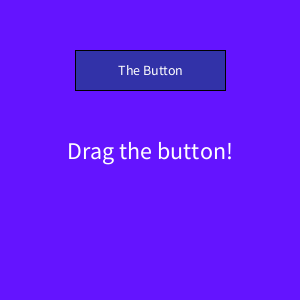
Frame 1 (no input)
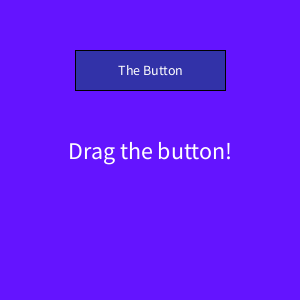
Frame 60 (the mouse pressed at the canvas centre just before this capture)
Frame 120 (the mouse held since frame 60 and released just before this capture): identical to frame 60, image omitted

The Processing sketch that drew these frames (run headless with seeded random() and noise(); from frame 60 on, the mouse is pressed at the canvas centre):

// Processing sketch: KTGUI_Button_Processing_Example
// ── KTGUI_Button_Processing_Example.pde
import java.util.*;

KTGUI ktgui;
Button btn;

/**********************************************************************************************************************
 *
 *********************************************************************************************************************/
void setup() {
  size(300, 300);

  // instance of the KTGUI class
  ktgui = new KTGUI(this);

  // instance of the KTGUI 'Button' component
  btn = ktgui.createButton(width/2 - 75, 50, 150, 40);
  btn.setTitle("The Button");
  btn.addEventAdapters(new KTGUIEventAdapter() {
    // we can override only those callback methods which we really need
    public void onMousePressed() {
      println("MousePressedEvent message from Callback!");
      btn.setTitle(btn.isPressed ? "Pressed" : "The Button");
    }
    // we can override only those callback methods which we really need
    public void onMouseReleased() {
      println("MouseReleasedEvent message from Callback!");
      btn.setTitle(btn.isPressed ? "The Button" : "Released");
    }
    // we can override only those callback methods which we really need
    public void onMouseMoved() {
      println("MouseMovedEvent message from Callback!");
      btn.setTitle(btn.isHovered ? "Hovered" : "The Button");
    }
    // we can override only those callback methods which we really need
    public void onMouseDragged() {
      println("MouseDraggedEvent message from Callback!");
      if (btn.isPressed) {
        btn.setTitle("Dragged");
        btn.posx += mouseX - pmouseX;
        btn.posy += mouseY - pmouseY;
      } else{
        btn.setTitle("The Button");
      }
    }
  }
  );
}

// no more need to include the draw() methods of each KTGUI components here
void draw() {
  background(100, 20, 255);
  pushStyle();
  textAlign(CENTER, CENTER);
  textSize(24);
  text("Drag the button!", width/2, height/2);
  popStyle();
}

/**********************************************************************************************************************
 * This abstract class should be extended by the KTGUI components (controllers)
 *********************************************************************************************************************/
abstract class KTGUIEventAdapter {
  void onMousePressed() {
  }
  void onMouseReleased() {
  }
  void onMouseMoved() {
  }
  void onMouseDragged() {
  }
  void onKeyReleased() {
  }
  void onKeyPressed() {
  }
}

/**********************************************************************************************************************
 * This class automatically receives events from PApplet when they happen.
 * Every KTGUI component (controller) should extend this class in order to be able to receive the mouse and keyboard 
 * events.
 * One should override only the 'needed' event methods. This allows to save time and decrease the amount of code.
 * One should always overridde the 'draw' method.
 *********************************************************************************************************************/
public abstract class Controller {
  public void draw() {
  }
  public void processMouseMoved() {
  }
  public void processMousePressed() {
  }
  public void processMouseReleased() {
  }
  public void processMouseDragged() {
  }
  public void processKeyPressed() {
  }
  public void processKeyReleased() {
  }
}


/**********************************************************************************************************************
 * This is an example of the KTGUI component (controller).
 * This class extends the 'Controller' class.
 * This class overrides only the 'mouse-related' methods of the 'Controller' class.
 * The object of this class can be 'Pressed', 'Hovered', 'Released' and 'Dragged'.
 *********************************************************************************************************************/
class Button extends Controller {
  String title;
  int posx, posy;
  int width, height;
  boolean isPressed, isHovered;
  
  ArrayList<KTGUIEventAdapter> adapters;

  Button(int posx, int posy, int width, int height) {
    this.posx = posx;
    this.posy = posy;
    this.width = width;
    this.height = height;
    title = "Button";
    adapters = new ArrayList<KTGUIEventAdapter>();
  }

  void addEventAdapters(KTGUIEventAdapter adapter) {
    adapters.add(adapter);
  }

  void setTitle(String title) {
    this.title = title;
  }

  void draw() {
    pushMatrix();
    translate(posx, posy);
    pushStyle();
    rectMode(CORNER);
    if (isHovered) {
      fill(KTGUI.COLOR_HOVERED);
    } else if (isPressed) {
      fill(KTGUI.COLOR_PRESSED);
    } else {
      fill(KTGUI.COLOR_PASSIVE);
    }
    rect(0, 0, this.width, this.height);
    fill(255);
    textAlign(CENTER, CENTER);
    textSize(14);
    text(title, this.width/2, this.height/2);
    popStyle();
    popMatrix();
  }

  // process mouseMoved event received from PApplet
  public void processMouseMoved() {
    isHovered = isPointInside(mouseX, mouseY) ? true : false;
    for (KTGUIEventAdapter adapter : adapters) {
      adapter.onMouseMoved();
    }
  }

  // process mousePressed event received from PApplet
  public void processMousePressed() {
    isPressed = isHovered;
    for (KTGUIEventAdapter adapter : adapters) {
      adapter.onMousePressed();
    }
  }

  // process mouseReleased event received from PApplet
  public void processMouseReleased() {
    isPressed = false;
    for (KTGUIEventAdapter adapter : adapters) {
      adapter.onMouseReleased();
    }
  }

  // process mouseDragged event received from PApplet
  public void processMouseDragged() {
    for (KTGUIEventAdapter adapter : adapters) {
      adapter.onMouseDragged();
    }
  }

  boolean isPointInside(int x, int y) {
    boolean isInside = false;
    if (x > posx && x < posx + this.width) {
      if (y > posy && y < posy + this.height) {
        isInside = true;
      }
    }
    return isInside;
  }
}

/**********************************************************************************************************************
 * This class is used to 'transfer' the 'draw', 'mouse' and 'keyboard' events from PApplet to KTGUI components 
 * (controllers).
 * The main idea is to eliminate the need of adding the callback methods directly in the Processing's 'mouseXXXXX()' 
 * and 'keyXXXXX()' methods.
 * This class is used also as a factory to create the KTGUI components (controllers). 
 * When this class creates a KTGUI component it also automatically registers this component in components list.
 * When some event is received from PApplet, this class automatically iterates through all the components in the 
 * components list and 'transfers' the events to each component.
 *********************************************************************************************************************/
public class KTGUI {
  PApplet pa;
  List<Controller> controllers;

  final static color COLOR_HOVERED = #3232FF;
  final static color COLOR_PASSIVE = #3232A8;
  final static color COLOR_PRESSED = #32C832;

  //-------------------------------------------------------------------------------------------------------------------
  // The constructor automatically registers the 'draw', 'mouseEvent' and 'keyEvent' of this class in PApplet's EDT 
  // thread.
  //-------------------------------------------------------------------------------------------------------------------
  public KTGUI(PApplet pa) {
    this.pa = pa;
    this.pa.registerMethod("draw", this);
    this.pa.registerMethod("mouseEvent", this);
    this.pa.registerMethod("keyEvent", this);

    controllers = new ArrayList<Controller>();
  }

  //-------------------------------------------------------------------------------------------------------------------
  // Transfer 'draw' event from PApplet to KTGUI components
  //-------------------------------------------------------------------------------------------------------------------
  void draw() {
    for (Controller controller : controllers) {
      controller.draw();
    }
  }

  //-------------------------------------------------------------------------------------------------------------------
  // This is a 'factory' method
  //-------------------------------------------------------------------------------------------------------------------
  Button createButton(int x, int y, int w, int h) {
    Button btn = new Button(x, y, w, h);
    registerController(btn);
    return btn;
  }

  //-------------------------------------------------------------------------------------------------------------------
  // This method is used to automatically register each KTGUI component (controller) created by factory method
  //-------------------------------------------------------------------------------------------------------------------
  void registerController(Controller controller) {
    controllers.add(controller);
    println("Controller:" + controller + " has been registered!");
  }

  //-------------------------------------------------------------------------------------------------------------------
  // This method 'redirects' the incoming mouse events from PApplet to 'transfer' methods 
  //-------------------------------------------------------------------------------------------------------------------
  void mouseEvent(MouseEvent e) {
    switch (e.getAction()) {
    case MouseEvent.PRESS:
      this.mousePressed();
      break;
    case MouseEvent.RELEASE:
      this.mouseReleased();
      break;
    case MouseEvent.DRAG:
      this.mouseDragged();
      break;
    case MouseEvent.MOVE:
      this.mouseMoved();
      break;
    }
  }

  //-------------------------------------------------------------------------------------------------------------------
  // This method 'redirects' the incoming keyboard events from PApplet to 'transfer' methods
  //-------------------------------------------------------------------------------------------------------------------
  void keyEvent(KeyEvent e) {
    switch (e.getAction()) {
    case KeyEvent.PRESS:
      this.keyPressed();
      break;
    case KeyEvent.RELEASE:
      this.keyReleased();
      break;
    }
  }

  //-------------------------------------------------------------------------------------------------------------------
  // This is a 'transfer' method - it 'redirects' the event from PApplet to KTGUI components (controllers)
  //-------------------------------------------------------------------------------------------------------------------
  void mouseDragged() {
    //println("Dragged!");
    for (Controller controller : controllers) {
      controller.processMouseDragged();
    }
  }

  //-------------------------------------------------------------------------------------------------------------------
  // This is a 'transfer' method - it 'redirects' the event from PApplet to KTGUI components (controllers)
  //-------------------------------------------------------------------------------------------------------------------
  void mousePressed() {
    //println("Press at: " + mouseX + " " + mouseY);
    for (Controller controller : controllers) {
      controller.processMousePressed();
    }
  }

  //-------------------------------------------------------------------------------------------------------------------
  // This is a 'transfer' method - it 'redirects' the event from PApplet to KTGUI components (controllers)
  //-------------------------------------------------------------------------------------------------------------------
  void mouseReleased() {
    //println("Release at: " + mouseX + " " + mouseY);
    for (Controller controller : controllers) {
      controller.processMouseReleased();
    }
  }

  //-------------------------------------------------------------------------------------------------------------------
  // This is a 'transfer' method - it 'redirects' the event from PApplet to KTGUI components (controllers)
  //-------------------------------------------------------------------------------------------------------------------
  void mouseMoved() {
    //println("Moved!");
    for (Controller controller : controllers) {
      controller.processMouseMoved();
    }
  }

  //-------------------------------------------------------------------------------------------------------------------
  // This is a 'transfer' method - it 'redirects' the event from PApplet to KTGUI components (controllers)
  //-------------------------------------------------------------------------------------------------------------------
  void keyPressed() {
    //println("Pressed key: " + keyCode);
    for (Controller controller : controllers) {
      controller.processKeyPressed();
    }
  }

  //-------------------------------------------------------------------------------------------------------------------
  // This is a 'transfer' method - it 'redirects' the event from PApplet to KTGUI components (controllers)
  //-------------------------------------------------------------------------------------------------------------------
  void keyReleased() {
    //println("Released key: " + keyCode);
    for (Controller controller : controllers) {
      controller.processKeyReleased();
    }
  }
}
